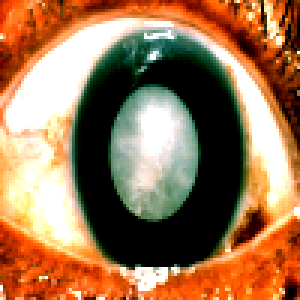
%> input picture Cataract_Test/resized_train/cataract_246.png, 100 x 100 px (shown 3 times larger); its folder holds only this picture in this run
$ octave crop5.m   (GNU Octave 9; MATLAB toolbox functions it lacks are replaced by stand-ins)
%> lines starting %> are read from the running program, lines starting %| are printed output that depends on the picture; in (x1, y1, x2, y2) boxes, pixels count from 0 and x2, y2 are one past the last pixel; in counts of white or black regions, pixels touching at a corner belong together; the program's own positions count from 1
resized_dir = 'Dataset/resized_train';
template_crop_dir = 'Dataset/processed_images4';
crop_dir = 'Dataset/crop_img';

% 1. แปลงภาพทั้งหมดใน resized_dir เป็น grayscale
resized_files = dir(fullfile(resized_dir, '*.png'));
for i = 1:length(resized_files)
    img_path = fullfile(resized_files(i).folder, resized_files(i).name);
    img = imread(img_path);
%> img is the input picture: size 100x100x3 uint8; mean R, G, B 157.2, 117, 82.5
    if size(img, 3) == 3
        img_gray = rgb2gray(img);
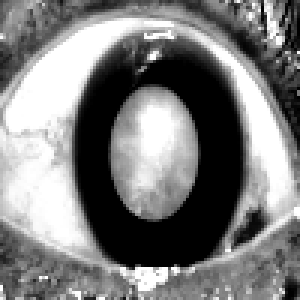
%> img_gray: size 100x100 uint8 (shown 3 times larger); min 0, max 255, mean 125.1
        imwrite(img_gray, img_path); % เขียนภาพ grayscale ทับที่ภาพเดิม
    end
end

% 2. เอาภาพใน resized_dir ทับด้วย template_crop_dir
for i = 1:length(resized_files)
    img_name = resized_files(i).name;
    template_path = fullfile(template_crop_dir, img_name);
    if exist(template_path, 'file')
        % 3. นำภาพที่ทับกันได้ เก็บตำแหน่งที่เป็นสีดำของภาพ template_crop_dir ที่เอามาทับกัน
        img_resized = imread(fullfile(resized_files(i).folder, img_name));
        img_template = imread(template_path);
        black_pixels = img_template == 0;
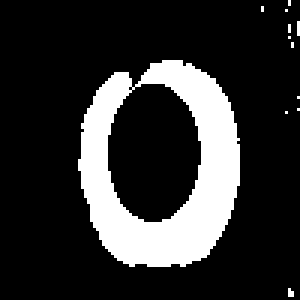
%> black_pixels: size 100x100 logical (shown 3 times larger); 19% white; 12 white regions (11 under 20 px), largest, box (x1, y1, x2, y2) and area: (26, 20, 80, 89) 1874

        % 4. สร้างภาพใหม่ที่เป็น gray image มีค่าสีทุก pixel =127
        img_new = 127 * ones(size(img_resized), 'uint8');

        % 5. ตัดเฉพาะภาพ resized_dir บริเวณตำแหน่งสีดำที่เก็บมาลงในภาพในใหม่
        img_new(black_pixels) = img_resized(black_pixels);

        % 6. บันทึกภาพใหม่ที่ได้ลงใน crop_dir
        imwrite(img_new, fullfile(crop_dir, img_name));
    end
end

$ run again, on Cataract_Test/resized_train/cataract_265.png
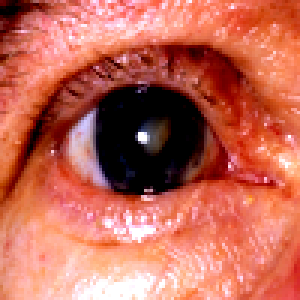
%> input picture Cataract_Test/resized_train/cataract_265.png, 100 x 100 px (shown 3 times larger)
%> img is the input picture: size 100x100x3 uint8; mean R, G, B 193.7, 103.3, 86
%> `img_gray = rgb2gray(img);`:
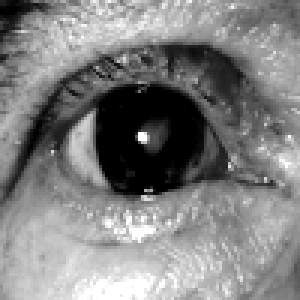
%> img_gray: size 100x100 uint8 (shown 3 times larger); min 0, max 255, mean 128.4
%> `black_pixels = img_template == 0;`:
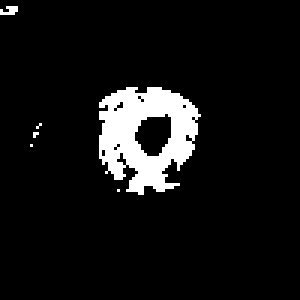
%> black_pixels: size 100x100 logical (shown 3 times larger); 7.6% white; 6 white regions (5 under 20 px), largest, box (x1, y1, x2, y2) and area: (33, 29, 67, 65) 741

$ run again, on Cataract_Test/resized_train/cataract_266.png
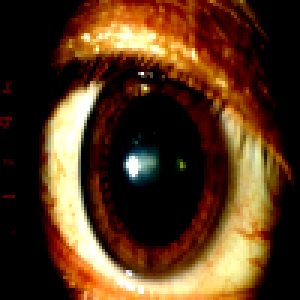
%> input picture Cataract_Test/resized_train/cataract_266.png, 100 x 100 px (shown 3 times larger)
%> img is the input picture: size 100x100x3 uint8; mean R, G, B 84.4, 54.4, 28.7
%> `img_gray = rgb2gray(img);`:
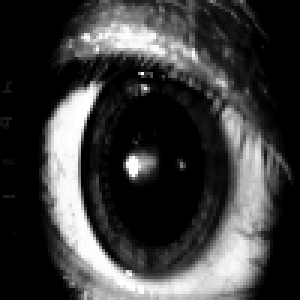
%> img_gray: size 100x100 uint8 (shown 3 times larger); min 0, max 255, mean 60.4
%> `black_pixels = img_template == 0;`:
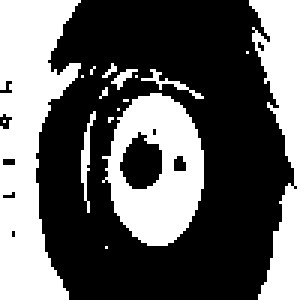
%> black_pixels: size 100x100 logical (shown 3 times larger); 38.4% white; 17 white regions (11 under 20 px), largest, box (x1, y1, x2, y2) and area: (0, 0, 27, 100) 1693, (34, 31, 68, 82) 1073, (83, 0, 100, 100) 917, (27, 37, 32, 71) 60, (47, 23, 68, 33) 40, (37, 23, 46, 30) 24

$ run again, on Cataract_Test/resized_train/cataract_254.png
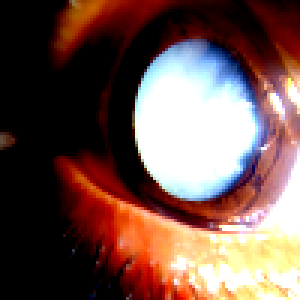
%> input picture Cataract_Test/resized_train/cataract_254.png, 100 x 100 px (shown 3 times larger)
%> img is the input picture: size 100x100x3 uint8; mean R, G, B 112.9, 84.5, 77.7
%> `img_gray = rgb2gray(img);`:
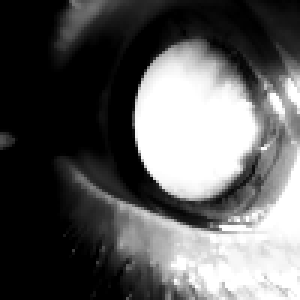
%> img_gray: size 100x100 uint8 (shown 3 times larger); min 0, max 255, mean 92.2
%> `black_pixels = img_template == 0;`:
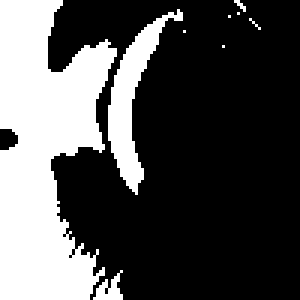
%> black_pixels: size 100x100 logical (shown 3 times larger); 31% white; 9 white regions (6 under 20 px), largest, box (x1, y1, x2, y2) and area: (0, 0, 39, 100) 2578, (36, 3, 61, 65) 457, (31, 90, 41, 100) 50
